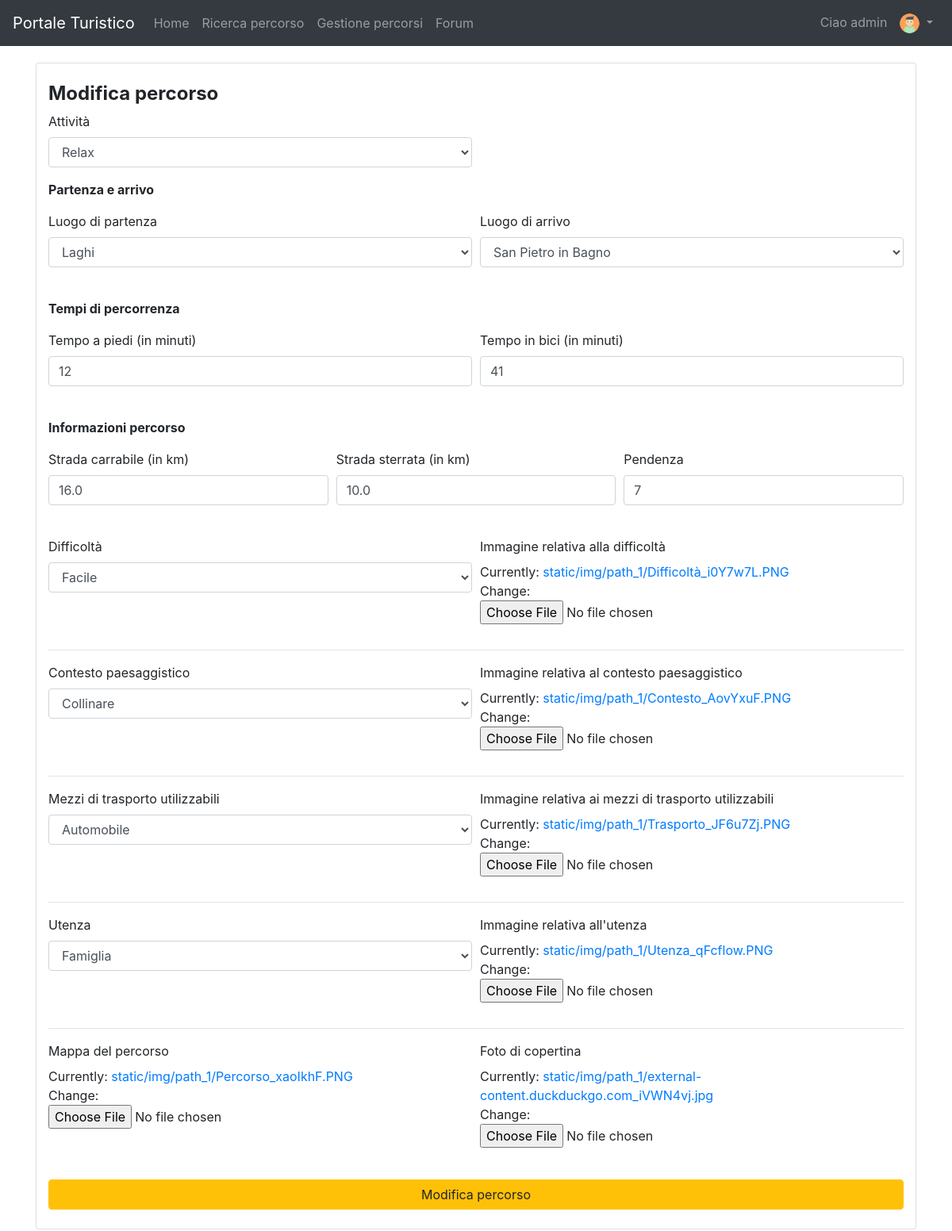
/path/edit/1/ (signed in), run on the app's committed database.
### pathManagement/models.py (models this page shows, shortened)
class Path(models.Model):
    activityChoices = (
        ('relax', 'Relax'),
        ('didattica', 'Didattica'),
        ('esplorazione', 'Esplorazione'),
        ('escursionismo', 'Escursionismo'),
    )
    locationChoices = (
        ('bagnodiromagna', 'Bagno di Romagna'),
        ('sanpietroinbagno', 'San Pietro in Bagno'),
        ('acquapartita', 'Acquapartita'),
        ('laghi', 'Laghi'),
        ('alfero', 'Alfero'),
    )
    difficultyChoices = (
        ('facile', 'Facile'),
        ('medio', 'Medio'),
        ('difficile', 'Difficile'),
    )
    contextChoices = (
        ('collinare', 'Collinare'),
        ('urbano', 'Urbano'),
        ('fluviale', 'Fluviale'),
        ('boschivo', 'Boschivo'),
        ('laghi', 'Laghi'),
    )
    transportChoices = (
        ('automobile', 'Automobile'),
        ('bicidacittà', 'Bici da città'),
        ('piedi', 'Piedi'),
        ('mountainbike', 'Mountain bike'),
    )
    audienceChoices = (
        ('famiglia', 'Famiglia'),
        ('gruppi', 'Gruppi'),
        ('coppie', 'Coppie'),
        ('mobilitàridotta', 'Mobilità ridotta'),
        ('escursionisti', 'Escursionisti'),
        ('sportivi', 'Sportivi'),
    )
    id = models.PositiveIntegerField(primary_key=True)
    activity = models.CharField(max_length=30, choices=activityChoices)
    start = models.CharField(max_length=30, choices=locationChoices)
    end = models.CharField(max_length=30, choices=locationChoices)
    gradient = models.IntegerField()
    walkTime = models.PositiveIntegerField()
    bikeTime = models.PositiveIntegerField(blank=True, default=0)
    carriageablePath = models.FloatField(blank=True, default=0, validators=[MinValueValidator(0)])
    nonCarriageablePath = models.FloatField(blank=True, default=0, validators=[MinValueValidator(0)])
    totalKilometers = models.FloatField(editable=False, blank=True, default='0')
    difficulty = models.CharField(max_length=30, choices=difficultyChoices)
    difficultyImage = models.ImageField(blank=False, upload_to=user_directory_path)
    context = MultiSelectField(choices=contextChoices)
    contextImage = models.ImageField(blank=False, upload_to=user_directory_path)
    transport = MultiSelectField(choices=transportChoices)
    transportImage = models.ImageField(blank=False, upload_to=user_directory_path)
    audience = MultiSelectField(choices=audienceChoices)
    audienceImage = models.ImageField(blank=False, upload_to=user_directory_path)
    path = models.ImageField(blank=False, upload_to=user_directory_path)
    cover = models.ImageField(blank=False, upload_to=user_directory_path)
    class Meta:
        ordering = ['id']

### pathManagement/views.py (the view, shortened to what this page needs)
# urls.py: path('edit/<int:pk>/', EditPath.as_view(), name='editPath'),
class EditPath(UpdateView):
    model = Path
    template_name = 'modifyPath.html'
    form_class = EditPathForm

### pathManagement/forms.py
class EditPathForm(ModelForm):
    class Meta:
        model = Path
        fields = '__all__'
        exclude = ['id']
        labels = label_dict

### pathManagement/templates/modifyPath.html (shortened to what this page needs)
{% extends 'base.html' %}
{% load crispy_forms_tags %}
{% block slideshow %}
    <div class="container py-4">
        <div class="card">
            <div class="col-md-12">
                <br>
                <h4><b>{% block pageTitle %}Modifica percorso{% endblock %}</b></h4>
                <form action="" method="post" enctype="multipart/form-data">
                    <div class="form-row">
                        <div class="form-group col-md-6 mb-0">
                            {{ form.activity|as_crispy_field }}
                        </div>
                    </div>
                    <p><b>Partenza e arrivo</b></p>
                    <div class="form-row">
                        <div class="form-group col-md-6 mb-0">
                            {{ form.start|as_crispy_field }}
                        </div>
                        <div class="form-group col-md-6 mb-0">
                            {{ form.end|as_crispy_field }}
                        </div>
                    </div>
                    <br>
                    <p><b>Tempi di percorrenza</b></p>
                    <div class="form-row">
                        <div class="form-group col-md-6 mb-0">
                            {{ form.walkTime|as_crispy_field }}
                        </div>
                        <div class="form-group col-md-6 mb-0">
                            {{ form.bikeTime|as_crispy_field }}
                        </div>
                    </div>
                    <br>
                    <p><b>Informazioni percorso</b></p>
                    <div class="form-row">
                        <div class="form-group col-md-4 mb-0">
                            {{ form.carriageablePath|as_crispy_field }}
                        </div>
                        <div class="form-group col-md-4 mb-0">
                            {{ form.nonCarriageablePath|as_crispy_field }}
                        </div>
                        <div class="form-group col-md-4 mb-0">
                            {{ form.gradient|as_crispy_field }}
                        </div>
                    </div>
                    <br/>
                    <div class="form-row">
                        <div class="form-group col-md-6 mb-0">
                            {{ form.difficulty|as_crispy_field }}
                        </div>
                        <div class="form-group col-md-6 mb-0">
                            {{ form.difficultyImage|as_crispy_field }}
                        </div>
                    </div>
                    <hr/>
                    <div class="form-row">
                        <div class="form-group col-md-6 mb-0">
                            {{ form.context|as_crispy_field }}
                        </div>
                        <div class="form-group col-md-6 mb-0">
                            {{ form.contextImage|as_crispy_field }}
                        </div>
                    </div>
                    <hr/>
                    <div class="form-row">
                        <div class="form-group col-md-6 mb-0">
                            {{ form.transport|as_crispy_field }}
                        </div>
                        <div class="form-group col-md-6 mb-0">
                            {{ form.transportImage|as_crispy_field }}
                        </div>
                    </div>
                    <hr/>
                    <div class="form-row">
                        <div class="form-group col-md-6 mb-0">
                            {{ form.audience|as_crispy_field }}
                        </div>
                        <div class="form-group col-md-6 mb-0">
                            {{ form.audienceImage|as_crispy_field }}
                        </div>
                    </div>
                    <hr/>
                    <div class="form-row">
                        <div class="form-group col-md-6 mb-0">
                            {{ form.path|as_crispy_field }}
                        </div>
                        <div class="form-group col-md-6 mb-0">
                            {{ form.cover|as_crispy_field }}
                        </div>
                    </div>
                    {% block button %}
                        <button class="btn btn-warning btn-rounded btn-block my-4 z-depth-0" type="submit">
                            Modifica percorso
                        </button>
                    {% endblock %}
                </form>
            </div>
        </div>
    </div>
{% endblock %}

### templates/base.html (shortened to what this page needs)
{% load static %}
<!doctype html>
<html lang="en">
<head>
    <link rel="stylesheet" href="https://stackpath.bootstrapcdn.com/bootstrap/4.5.0/css/bootstrap.min.css"
>
    <link rel="stylesheet" href="https://cdnjs.cloudflare.com/ajax/libs/font-awesome/4.7.0/css/font-awesome.min.css">
    <link rel="stylesheet" href="https://unpkg.com/bootstrap-table@1.16.0/dist/bootstrap-table.min.css">
    <link rel="stylesheet" href="{% static 'css/style.css' %}">
</head>
<body>
<header>
    <nav class="navbar navbar-expand-md navbar-dark fixed-top bg-dark">
        <a class="navbar-brand" href="{% url 'homepage' %}">Portale Turistico</a>
        <div class="collapse navbar-collapse" id="navbarNav">
            <ul class="navbar-nav">
                <li class="nav-item">
                    <a class="nav-link" href="{% url 'homepage' %}">Home <span class="sr-only">(current)</span></a>
                </li>
                <li class="nav-item">
                    <a class="nav-link" href="{% url 'searchPath' %}">Ricerca percorso</a>
                </li>
                {% if request.user.is_staff %}
                    <li class="nav-item">
                        <a class="nav-link" href="{% url 'showPath' %}">Gestione percorsi</a>
                    </li>
                {% endif %}
                <li class="nav-item">
                    <a class="nav-link" href="{% url 'mainPageCategory' %}">Forum</a>
                </li>
            </ul>
            {% if not user.is_authenticated %}
                <ul class="navbar-nav ml-auto">
                    <li class="nav-item">
                        <a class="nav-link" href="{% url 'login' %}">Accedi</a>
                    </li>
                    <li class="nav-item">
                        <a class="nav-link" href="{% url 'registration' %}">Registrati</a>
                    </li>
                </ul>
            {% else %}
                <ul class="navbar-nav ml-auto">
                    <li class="nav-link">Ciao {{ user.username }} </li>
                    <li class="nav-item dropdown">
                        <a class="nav-link dropdown-toggle" href="#" id="navbarDropdown" role="button"
                           data-toggle="dropdown" aria-haspopup="true" aria-expanded="false">
                            <img class="rounded-circle" width="25" height="25" src="{{ user.profile.avatar.url }}">
                        </a>
                    </li>
                </ul>
            {% endif %}
        </div>
    </nav>
    {% block slideshow %}{% endblock %}
</header>
<main class="py-5">
</main>
</body>
</html>

### static/css/style.css (style rules this page uses)
body { padding-top: 55px; height: 100%; position: relative; }
html, header, .view { height: 100%; }

### data on the page
Path: activity "Relax", start "Laghi", end "San Pietro in Bagno", walkTime "12", bikeTime "41", carriageablePath "16.0", nonCarriageablePath "10.0", gradient "7", difficulty "Facile", context "Collinare", transport "Automobile", audience "Famiglia"

### other printed values
{{ user.username }} "admin"
